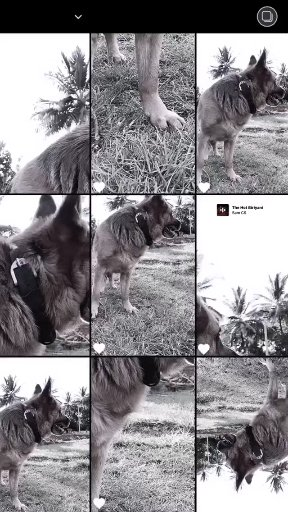
#> input picture image_resize/1640787215954.jpg, 288 x 512 px
$ python main.py
#> lines starting #> are read from the running program, lines starting #| are printed output that depends on the picture
#> the answer given: 100
#> the answer given: 100
# install the Pillow package (pip install Pillow)
# import pillow
# open up the image u need to resize
# print the current size of the image
# specify the new size of the image
# save the new sized image

from PIL import Image

def resize_image(s1,s2):
#> called with s1 = 100, s2 = 100
    image = Image.open("1640787215954.jpg")
#> image is the input picture: PIL image 288x512 RGB; mean R, G, B 139.6, 136.7, 140.7
    print(f"current size of image is :{image.size}")
#| current size of image is :(288, 512)
    image1=image.resize((s1,s2))
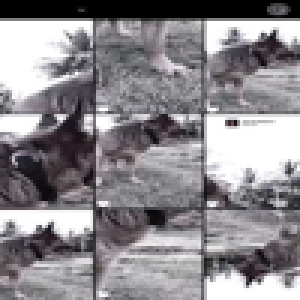
#> image1: PIL image 100x100 RGB (shown 3 times larger); mean R, G, B 139.6, 136.7, 140.6
    image1.save("resizedimg.jpeg")
    print("image resized and saved successfully")

s1=int(input("enter the row(width) size:\n"))
s2=int(input("enter the col(height) size:\n"))
resize_image(s1,s2)
